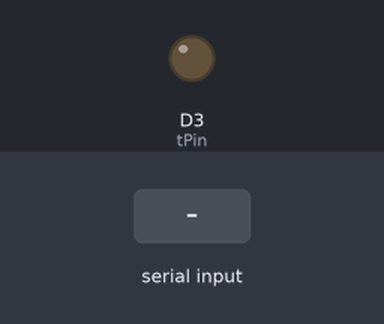
Recording of a sketch running on a simulated ESP8266 (NodeMCU). Shown: output pins drawn as LEDs (lit = HIGH). Dashed ring = blinking. Inputs (shaded band) come from the test bench. What the sketch prints to the serial monitor is not drawn.

Above: at 1.2 s.
1.3 s: "1\n" received over Serial
At 2.34 s:
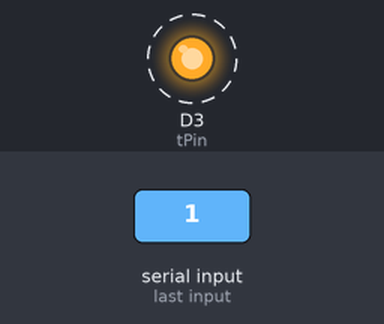
Timing chart, 0 to 4.3 s (numbered marks = the images above; inputs shaded):
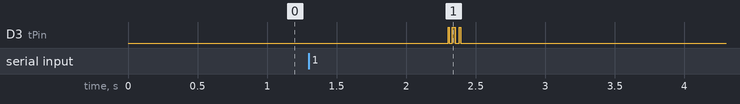

The sketch:

code-binary-transmitter.ino
```cpp
int tPin = D3;  //Transmitter pin

int bit_time = 10;        //Time each bit takes to be sent
const int byte_size = 8;  //Size of the bytes to be sent

//Personal values of HIGH and LOW
#define _HIGH 1
#define _LOW 0

int stop_byte[byte_size];  //Byte to end transmission
int start_bit = _HIGH;     //Bit to start transmission

void setup() {
  pinMode(tPin, OUTPUT);
  Serial.begin(9600);

  //Initialize stop_byte with all LOW values
  for (int i = 0; i < byte_size; i++) {
    stop_byte[i] = _LOW;
  }
}

void loop() {
  //Start transmission at LOW signal
  digitalWrite(tPin, _LOW);

  //Waiting to receive string from serial input
  while (Serial.available() == 0) {}
  String input = Serial.readString();

  int len = input.length();

  char str[len];  //Array to hold chars from serial input

  input.toCharArray(str, len);

  len--;  //Ignore last char ('\0')

  sendCharArray(str, len);
}

//Receives a char array and transforms each char in a binary array that will be transmitted
void sendCharArray(char* str, int size) {
  int message[size][byte_size] = {};
  int byte_index = 0;
  int n = 0;  //Used to convert each char into a binary number

  for (int i = 0; i < size; i++) {
    n = (int)str[i];

    byte_index = byte_size - 1;

    //Converts each char into a binary number and puts it in the byte array
    while (n != 0 && byte_index >= 0) {
      if (n % 2 == 1) {
        message[i][byte_index] = _HIGH;
      } else {
        message[i][byte_index] = _LOW;
      }

      byte_index--;
      n = n / 2;
    }
  }

  sendBit(start_bit);

  for (int i = 0; i < size; i++) {
    sendByte(message[i]);
  }

  sendByte(stop_byte);

  //Prints binary message
  for (int i = 0; i < size; i++) {
    for (int j = 0; j < byte_size; j++) {
      Serial.print(message[i][j]);
    }
  }

  Serial.println('\n');
}

//Receives a byte and transmits all of its bits
void sendByte(int byte[byte_size]) {
  for (int i = 0; i < byte_size; i++) {
    sendBit(byte[i]);
  }
}

//Receives a bit and sends its value via tPin, then waits for bit_time to complete
void sendBit(int bit) {
  digitalWrite(tPin, bit);
  delay(bit_time);
}
```

Measured:
- after the input at 1.3 s, D3 (tPin): alternates HIGH for 0.01 s and LOW for 0.03 s, 6 changes in all, then stays LOW, starting after 1.0 s
